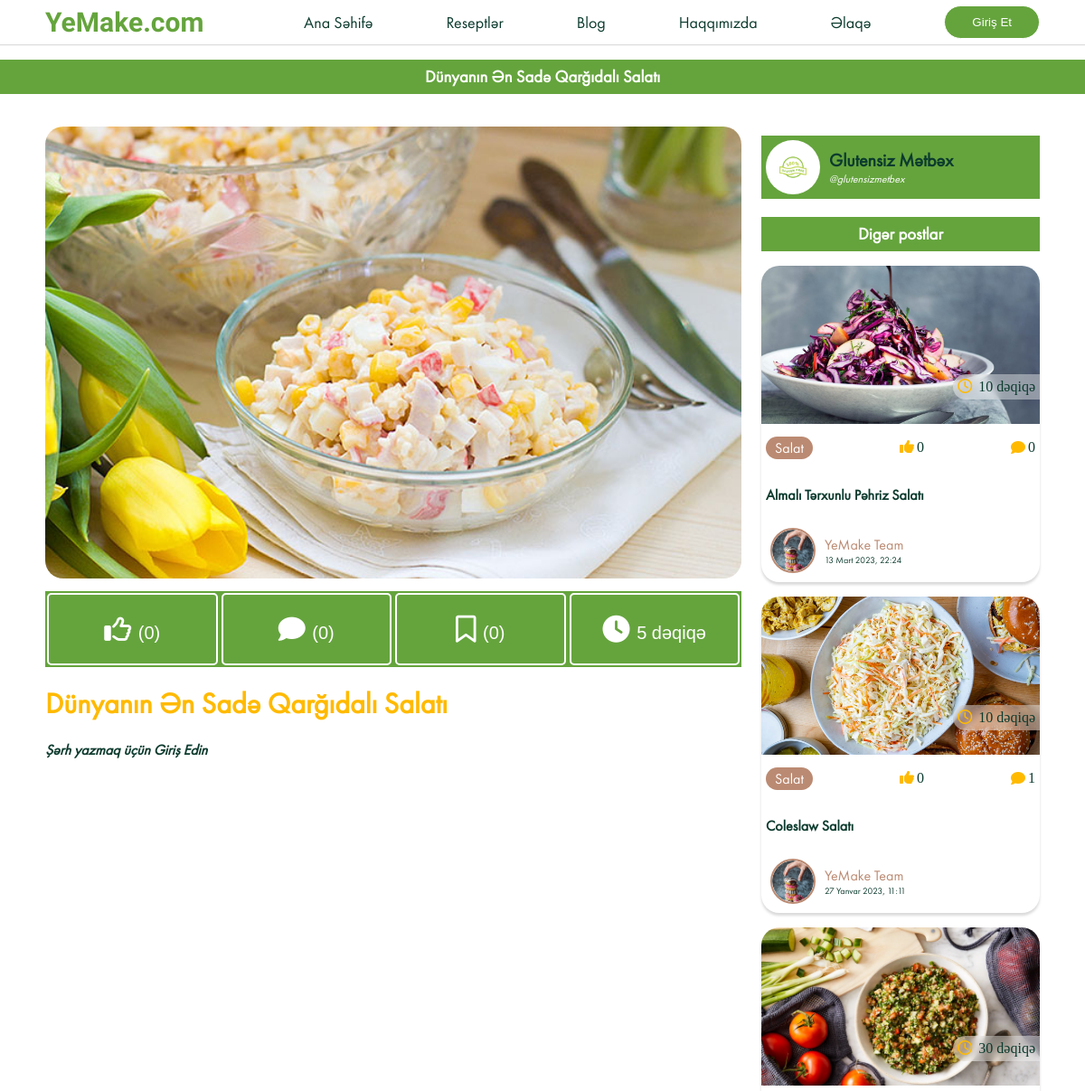
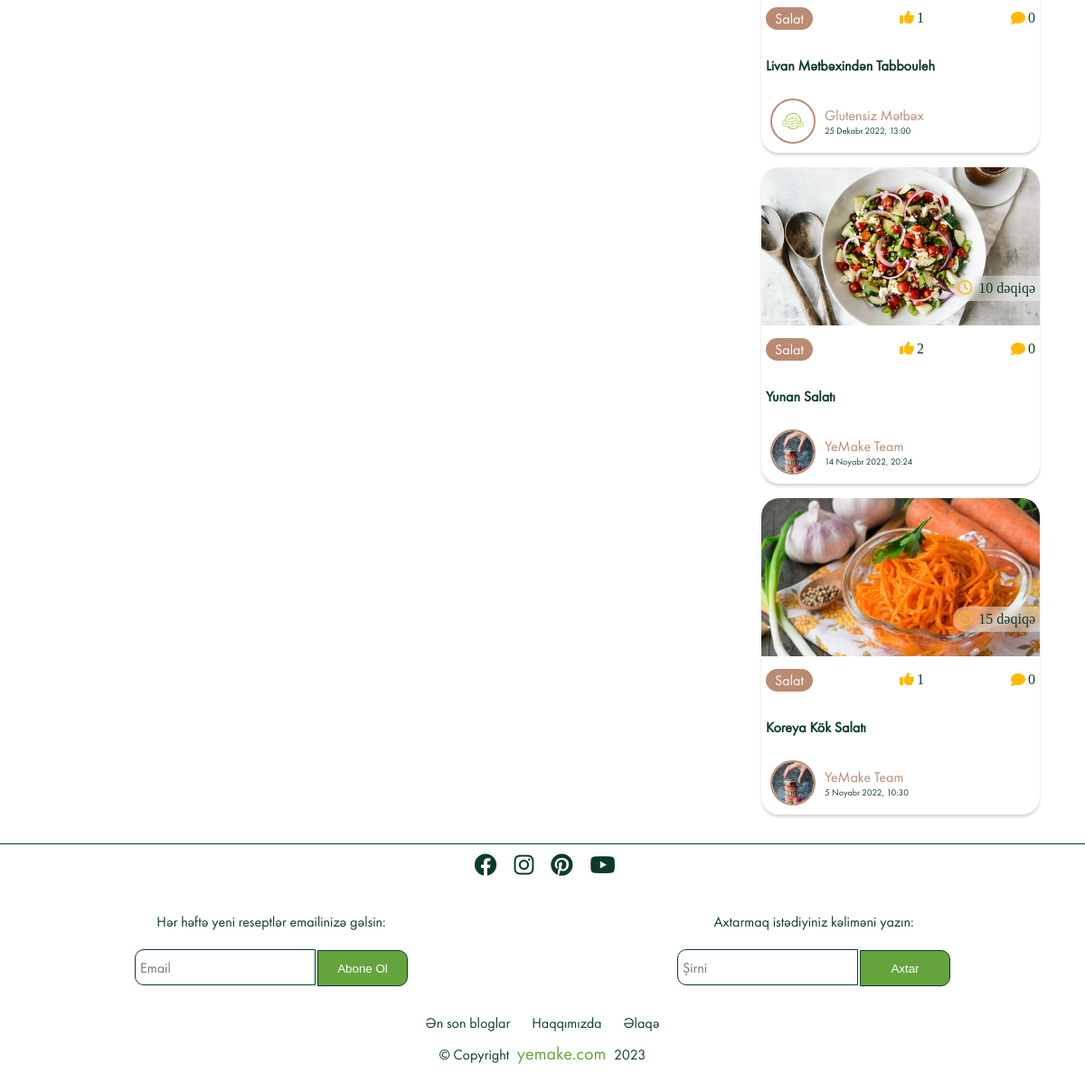
Screenshot of /recipe-details/dunyanin-en-sade-qargidali-salatiek56 with the database file from the repository (2 pictures, top to bottom).
### recipes/models.py (models this page shows, shortened)
class Blog(models.Model):
    sn = 'saniyə'
    deq = 'dəqiqə'
    s = 'saat'
    g = 'gün'
    TIME_CHOICES = [
        (sn, "saniyə"),
        (deq, 'dəqiqə'),
        (s, 'saat'),
        (g, 'gün'),
    ]
    title = models.CharField(verbose_name="Başlıq",max_length=1500)
    description = QuillField(verbose_name="Açıqlama")
    image=models.ImageField(verbose_name="Şəkil",null=True, blank=True, default='Recipes/default.jpg', upload_to='Recipes')
    isActive=models.BooleanField(verbose_name="Aktivlik",default=False)
    category= models.ForeignKey(Category,verbose_name="Kateqoriya", on_delete=models.CASCADE)
    slug=models.SlugField(editable=False, verbose_name="Slug", null=True, unique=True)
    cook_time=models.IntegerField(verbose_name="Bişirilmə Vaxtı",null=True)
    time=models.CharField(verbose_name="Zaman Ölçüsü",max_length=10, choices=TIME_CHOICES, default=deq, null=True)
    created=models.DateTimeField("Yaradılma Vaxtı",auto_now_add=True, null=True)
    youtube_link=EmbedVideoField("Youtube Linki",null=True, blank=True)
    owner=models.ForeignKey(Profile,verbose_name="Postu Paylaşan", null=True, on_delete=models.SET_NULL)
    class Meta:
        ordering= ["-created"]
        verbose_name="Resept"
        verbose_name_plural="Reseptlər"

class Category(models.Model):
    title=models.CharField(max_length=250)
    image=models.ImageField(null=True,upload_to='Category')
    slug=models.SlugField(editable=False, verbose_name="Slug", null=True, unique=True)
    class Meta:
        verbose_name="Kateqoriya"
        verbose_name_plural="Kateqoriyalar"

class Review(models.Model):
    owner=models.ForeignKey(Profile, on_delete=models.CASCADE, null=True)
    recipe = models.ForeignKey(Blog ,on_delete=models.CASCADE)
    body=models.TextField(null=True,blank=False)
    created=models.DateTimeField(auto_now_add=True)
    class Meta:
        ordering=["-created"]
        verbose_name="Şərh"
        verbose_name_plural="Şərhlər"

class Vote(models.Model):
    owner=models.ForeignKey(Profile, on_delete=models.CASCADE, null=True)
    recipe = models.ForeignKey(Blog, on_delete=models.CASCADE)
    class Meta:
        unique_together=[["owner", "recipe"]]
        verbose_name="Bəyənmə"
        verbose_name_plural="Bəyənmələr"

### users/models.py (models this page shows, shortened)
class Profile(models.Model):
    user=models.OneToOneField(User, on_delete=models.CASCADE, null=True )
    username=models.CharField(max_length=100, null=True, blank=True)
    name=models.CharField(max_length=200, null=True, blank=True)
    email=models.EmailField(max_length=200,null=True,blank=True, unique=True)
    short_info=models.CharField(max_length=200, null=True, blank=True)
    profile_image=models.ImageField(upload_to='Users', null=True, blank=True,default='Users/user-default.jpg')
    cover_image=models.ImageField(upload_to='Users', blank=True, null=True, default='Users/cover.webp')
    slug=models.SlugField( verbose_name="Slug", null=True, unique=True)

### recipes/views.py (the view)
# urls.py: path('recipe-details/<slug:slug>', views.details, name="blogdetails"),
def details(request, slug):
    blog = Blog.objects.get(slug=slug)
    blogs= Blog.objects.filter(category=blog.category).filter(~Q(id=blog.id))
    reviews=Review.objects.filter(recipe=blog)
    upvote=Vote.objects.filter(recipe=blog)
    book=RecipeBook.objects.filter(recipe__slug=slug).count()
    if request.user.is_authenticated:
        user=Profile.objects.get(username=request.user.username)
        bookmark=RecipeBook.objects.filter(owner=user, recipe=blog)
        like=Vote.objects.filter(owner=user, recipe=blog)
    else:
        like=False
        bookmark=False
    context = {
        "blog" : blog,
        "blogs" : blogs,
        "review":reviews,
        "upvote":upvote,
        "book":book,
        "bookmark":bookmark,
        "like":like,
    }
    return render(request, "recipes/recipe_details.html", context)

### main/context_processors.py (called while the page is built)
def notification_count(request):
    if request.user.is_authenticated:
        profile=Profile.objects.get(username=request.user.username)
        notification=Notification.objects.filter(user=profile, is_seen=False)
        active_recipe=ActiveRecipe.objects.filter(user=profile, is_seen=False)
        active_blog=ActiveBlog.objects.filter(user=profile, is_seen=False)
        count=notification.count() + active_recipe.count() + active_blog.count()
        return {
          "push":notification,
          "active_recipe":active_recipe,
          "active_blog":active_blog,
          "not_count":count
        }
    else:
        return {
            "push": {},
            "active_recipe":{}
        }

### templates/recipes/recipe_details.html (shortened to what this page needs)
{% extends 'base.html' %}
{% load embed_video_tags %}
{% load static %}
{% block css %}
<link rel="stylesheet" href='{% static '/css/recipe-details.css' %}?{% now "U" %}'>
<link rel="stylesheet" href='{% static '/css/index.css' %}?{% now "U" %}'>
{% endblock css %}
{% block content %}
<h3 class="title">{{blog.title}}</h3>
<div class="container  padding-x">
    <div class="details">
        <img src="{{blog.image.url}}" alt="">
        {% if blog.isActive %}
        <div class="detail">
            <div class="recipe-book top">
                {% if request.user.is_authenticated %}
                <button class='likebutton' data-id="{{ blog.id }}">
                    {% if like %}
                    <i class="fa-solid fa-thumbs-up"></i> (<span class="likecount">{{upvote | length}}</span>)
                    {% else %}
                    <i class="fa-regular fa-thumbs-up"></i> (<span class="likecount">{{upvote | length}}</span>)
                    {% endif %}
                </button>
                {% else %}
                <a href="{% url 'signin' %}?next={{request.path}}">
                    <button data-id="{{ blog.id }}">
                        <i class="fa-regular fa-thumbs-up"></i>
                        ({{upvote | length}})
                    </button>
                </a>
                {% endif %}
            </div>
            <div class="comments top">
                <a href="#comment">
                    <button data-id="{{ blog.id }}">
                        <i class="fa-solid fa-comment"></i>
                        ({{review | length}})
                    </button>
                </a>
            </div>
            <div class="recipe-book top">
                {% if request.user.is_authenticated %}
                <button class="recipebookbutton" data-id="{{blog.id}}">
                    {% if bookmark %}
                    <i class="fa-solid fa-bookmark"></i> (<span class="recipebookcount">{{book}}</span>)
                    {% else %}
                    <i class="fa-regular fa-bookmark"></i> (<span class="recipebookcount">{{book}}</span>)
                    {% endif %}
                </button>
                {% else %}
                <a href="{% url 'signin' %}?next={{request.path}}">
                    <button data-id="{{ blog.id }}">
                        <i class="fa-regular fa-bookmark"></i>
                        ({{book}})
                    </button>
                </a>
                {% endif %}
            </div>
            <div class="time top">
                <button>
                    <i class="fa-solid fa-clock"></i>
                    {{blog.cook_time}} {{blog.time}}
                </button>
            </div>
        </div>{% endif %}
        <div class="content">
            <h1 class="post-title">{{blog.title}}</h1>
        </div>
        <div class="iframe">
            <div class="comments" id="comment">
                {% if request.user.is_authenticated %}
                {% if blog.isActive %}
                <h2 class="add-comment">Şərh Əlavə Edin</h2>
                <div class="comment">
                    <img src="{{user.profile.profile_image.url}}" alt="">
                    <div class="submit-btn">
                        <textarea name="comment_body" class="comment-body">
    </textarea>
                        <button class="addcomment" data-id={{blog.id}}>Əlavə Et</button>
                    </div>
                </div>
                {% endif %}
                {% else %}
                <a href="{% url 'signin' %}?next={{request.path}}">
                    <h4 class="comment-write">Şərh yazmaq üçün Giriş Edin</h4>
                </a>
                {% endif %}
            </div>
        </div>
    </div>
    <div class="other-posts">
        <a
            href=" {% if blog.owner.id == user.profile.id %} {% url 'profile' user.profile.slug %} {% else %} {% url 'Account' blog.owner.slug %} {% endif %}">
            <div class="owner">
                <div class="profile-img">
                    <img src="{{blog.owner.profile_image.url}}" alt="">
                    <div class="name">
                        <h4>{{blog.owner.name}}</h4>
                        <p>@{{blog.owner.username}}</p>
                    </div>
                </div>
            </div>
        </a>
        <h3 class="title">Digər postlar</h3>
        {% for blog in blogs %}
        {% include "partials/__recipecard.html" %}
        {% endfor %}
    </div>
</div>
{% endblock  %}

### templates/partials/__recipecard.html (shortened to what this page needs)
<div class="post-card">
    <div class="img">
        <img src="{{blog.image.url}}" alt="">
    </div>
    <div class="category">
        <a href="{% url 'recipe-category' blog.category.slug %}">
            <div class="post-category">
                <p>{{blog.category.title}}</p>
            </div>
        </a>
        <div class="time-cook"><i class="fa-regular fa-clock"></i> {{blog.cook_time}} {{blog.time}}</div>
        <div class="stars"><i class="fa-solid fa-thumbs-up"></i>{{blog.vote_set.all | length }}</div>
        <div class="comment"><i class="fa-solid fa-comment"></i>{{blog.review_set.all | length}}</div>
    </div>
    <div class="title"><a href="{% url 'blogdetails' blog.slug %}">
            <h4>{{blog.title | truncatechars:50}}</h4>
        </a>
    </div>
    <a href="{% if blog.owner.id == user.profile.id %} {% url 'profile' user.profile.slug %} {% else %} {% url 'Account' blog.owner.slug %} {% endif %}"
        class="profile">
        <div class="profile">
            <div class="profile-photo">
                {% if blog.owner.profile_image %}
                <img src="{{blog.owner.profile_image.url}}" alt="">
                {% endif %}
            </div>
            <div class="name-date">
                <p class="name">{{blog.owner.name}}</p>
                <p class="date">{{blog.created}}</p>
            </div>
        </div>
    </a>
</div>

### static/css/style.css (style rules this page uses)
:root { --dark-green: #0c3b2e; --light-green: #65A43D; --brokolli-green: #008c3f; --coffee: #bb8a72; --yellow: #ffba00; --dark-grey: #64748B; --light-grey: #cbd5e1; --font-heading: "FuturaPT", sans-serif; --font-paragraph: "FuturaPT", sans-serif; --font-logo: 'Fredericka the Great', cursive; --box-shadow: rgba(0, 0, 0, 0.15) 0px 3px 3px 0px; --naw-shadow: rgba(27, 31, 35, 0.04) 0px 1px 0px, rgba(255, 255, 255, 0.25) 0px 1px 0px inset; }
* { margin: 0; padding: 0; text-decoration: none; list-style: none; box-sizing: border-box; color: var(--dark-green); }
body { overflow-x: hidden; }
html { scroll-behavior: smooth; }
h1, h2, h3, h4, h5, h6 { font-family: var(--font-heading); }
p, span, li, a { font-family: var(--font-paragraph); }
img { width: 100%; height: 100%; object-fit: cover; }
button { cursor: pointer; padding: 10px 30px; border-radius: 20px; background-color: var(--yellow); border: 1px solid transparent; color: #fff; }
.padding-x { padding-left: 50px; padding-right: 50px; }
h3.title { background-color: var(--light-green); backdrop-filter: blur(5px); -webkit-backdrop-filter: blur(5px); text-align: center; padding: 7px; word-wrap: break-word; color: #fff; margin: 1rem 0; }

### static/css/recipe-details.css (style rules this page uses)
.container { display: flex; gap: 2%!important; }
.other-posts h3 { margin-top: 0; }
.details { width: 70%; margin-top: 20px; }
.details > img { width: 100%; height: 500px; border-radius: 20px; }
.owner { display: flex; justify-content: space-between; align-items: center; padding: 5px; margin-top: 10px; margin-bottom: 20px; background-color: var(--light-green); }
.comment { display: flex; justify-content: space-between; align-items: center; }
.comment-write { font-weight: 700; font-style: italic; }
.owner p { font-size: 12px; }
.owner h4 { font-size: 20px; font-weight: 900; }
.owner p:first-of-type { font-style: italic; color: #fff !important; }
.owner .profile-img { display: flex; align-items: center; }
.owner .profile-img img { width: 60px; height: 60px; border-radius: 50%; margin-right: 10px; }
.other-posts { width: 28%; margin-top: 20px; }
.detail { display: flex; width: 100%; margin-top: 10px; background-color: var(--light-green); }
.detail .top { width: 25%; height: 80px; display: flex; justify-content: center; align-items: center; border: 2px solid #fff; border-radius: 5px; margin: 2px; color: #fff; }
.detail .top i { font-size: 30px; margin-right: 2px; cursor: pointer; color: #fff; }
.content { margin: 20px 0; }
i.fa-solid.fa-thumbs-up, i.fa-solid.fa-bookmark { color: var(--yellow)!important; }
.content h1 { color: var(--yellow); font-weight: 700; margin-bottom: 20px; }
.details .top button { background-color: transparent; border: 0; outline: 0; width: 100%; height: 100%; font-size: 20px; color: #fff; }
.details .top a { width: 100%; height: 100%; }

### static/css/index.css (style rules this page uses)
.container { display: flex; column-gap: 1%; }
.post-card { width: 100%; height: 350px; display: flex; flex-direction: column; justify-content: space-between; box-shadow: var(--box-shadow); border-radius: 20px; overflow: hidden; margin-bottom: 1rem; position: relative; }
.time-cook { position: absolute; background-color: rgba(255, 255, 255, 0.404); backdrop-filter: blur(5px); top: 120px; right: 0; padding: 5px; border-radius: 20px 0 0 20px; transition: 0.3s ease; }
.post-card .img { height: 50%; position: relative; overflow: hidden; }
.post-card .img img { width: 100%; height: 100%; object-fit: cover; transition: 0.3s ease; }
.post-card .category { height: 15%; display: flex; justify-content: space-between; padding: 0 5px; align-items: center; }
.post-card .category .post-category p { background-color: transparent; background-color: var(--coffee); border-radius: 100vmax; padding: 2px 10px; color: #fff; }
.post-card .category i { color: var(--yellow); margin-right: 3px; }
.post-card .title { height: 15%; display: flex; align-items: center; padding: 0 5px; cursor: pointer; }
.post-card .title h4 { text-align: center; }
.post-card .profile { height: 20%; display: flex; align-items: center; padding: 0 5px; cursor: pointer; }
.post-card .profile .profile-photo { width: 50px; height: 50px; border-radius: 50%; overflow: hidden; margin-right: 10px; border: 2px solid var(--coffee); }
.post-card .profile .profile-photo img { border-radius: 50%; width: 100%; height: 100%; object-fit: cover; }
.post-card .profile .name { color: var(--coffee); }
.post-card .profile .date { font-size: 10px; }

### rows the page displays
Blog: title "Dünyanın Ən Sadə Qarğıdalı Salatı", image (picture), cook_time "5", time "dəqiqə", owner.profile_image (picture), owner.name "Glutensiz Mətbəx", owner.username "glutensizmetbex"
Blog: image (picture), category "Salat", cook_time "10", time "dəqiqə", vote_set.all|length "0", review_set.all|length "0", title "Almalı Tərxunlu Pəhriz Salatı", owner.profile_image (picture), owner.name "YeMake Team", created "13 Mart 2023, 22:24"
Blog: image (picture), category "Salat", cook_time "10", time "dəqiqə", vote_set.all|length "0", review_set.all|length "1", title "Coleslaw Salatı", owner.profile_image (picture), owner.name "YeMake Team", created "27 Yanvar 2023, 11:11"
Blog: image (picture), category "Salat", cook_time "30", time "dəqiqə", vote_set.all|length "1", review_set.all|length "0", title "Livan Mətbəxindən Tabbouleh", owner.profile_image (picture), owner.name "Glutensiz Mətbəx", created "25 Dekabr 2022, 13:00"
Blog: image (picture), category "Salat", cook_time "10", time "dəqiqə", vote_set.all|length "2", review_set.all|length "0", title "Yunan Salatı", owner.profile_image (picture), owner.name "YeMake Team", created "14 Noyabr 2022, 20:24"
Blog: image (picture), category "Salat", cook_time "15", time "dəqiqə", vote_set.all|length "1", review_set.all|length "0", title "Koreya Kök Salatı", owner.profile_image (picture), owner.name "YeMake Team", created "5 Noyabr 2022, 10:30"

### other values shown
{{ upvote | length }} "0"
{{ review | length }} "0"
{{ book }} "0"
{{ current_year }} "2023"
